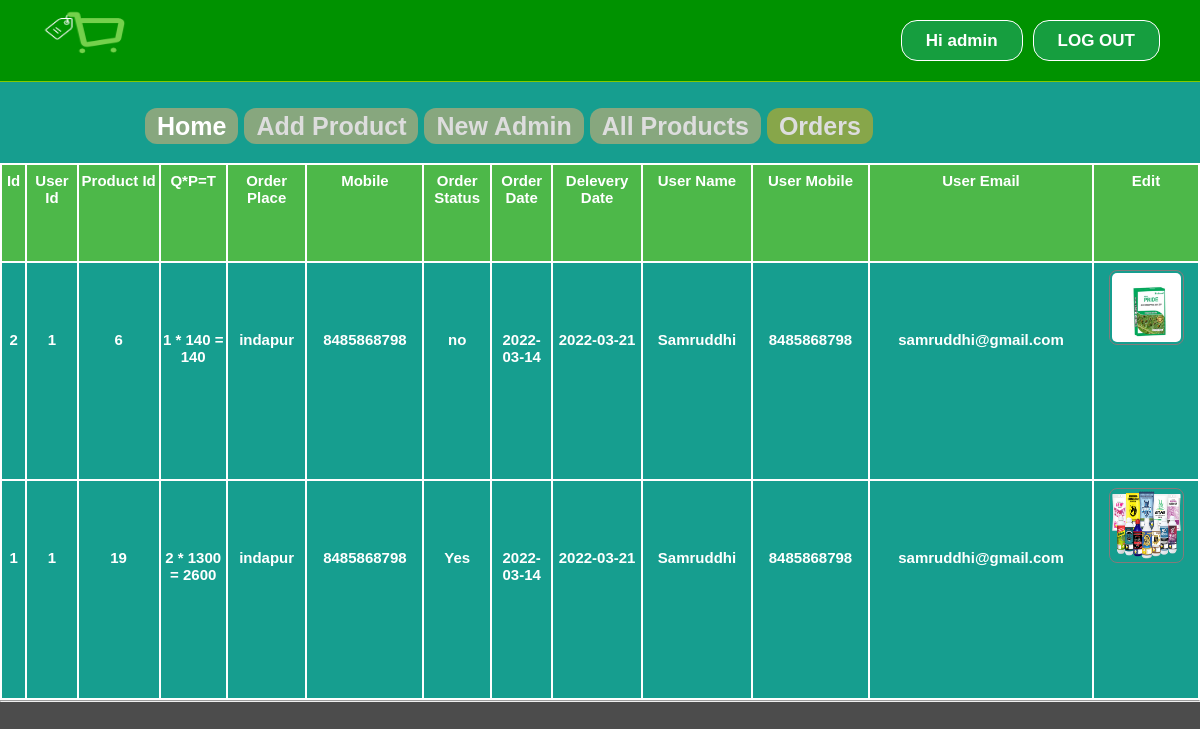
Screenshot of /admin/orders.php (signed in) with the database file from the repository.
### tables this page shows
CREATE TABLE `orders` (
  `id` int(11) NOT NULL,
  `uid` int(11) NOT NULL,
  `pid` int(11) NOT NULL,
  `quantity` int(11) NOT NULL,
  `oplace` text NOT NULL,
  `mobile` varchar(15) NOT NULL,
  `dstatus` varchar(10) NOT NULL DEFAULT 'no',
  `odate` date NOT NULL,
  `ddate` date NOT NULL
);

CREATE TABLE `products` (
  `id` int(11) NOT NULL,
  `pName` varchar(100) NOT NULL,
  `price` int(11) NOT NULL,
  `description` text NOT NULL,
  `available` int(11) NOT NULL,
  `category` varchar(100) NOT NULL,
  `type` varchar(100) NOT NULL,
  `item` varchar(100) NOT NULL,
  `pCode` varchar(20) NOT NULL,
  `picture` text NOT NULL
);

CREATE TABLE `user` (
  `id` int(11) NOT NULL,
  `firstName` varchar(25) NOT NULL,
  `lastName` varchar(25) NOT NULL,
  `email` varchar(100) NOT NULL,
  `mobile` varchar(20) NOT NULL,
  `address` varchar(120) NOT NULL,
  `password` varchar(100) NOT NULL,
  `confirmCode` varchar(10) NOT NULL,
  `activation` varchar(10) NOT NULL DEFAULT 'no'
);

### admin/orders.php (the view, shortened to what this page needs)
<?php include("../inc/connect.inc.php"); ?>
<?php
if (!isset($_SESSION['admin_login'])) {
	header("location: login.php");
	$user = "";
} else {
	$user = $_SESSION['admin_login'];
	$result = mysqli_query($mysqlCon, "SELECT * FROM admin WHERE id='$user'");
	$get_user_email = mysqli_fetch_assoc($result);
	$uname_db = $get_user_email['firstName'];
}
?>
<!doctype html>
<html>
<head>
	<link rel="stylesheet" type="text/css" href="../css/style.css">
</head>
<body class="home-welcome-text" style="background: linear-gradient(rgba(0, 0, 0, .7), rgba(0, 0, 0, .7)), url(../image/homebackgrndimg2.png);">
	<div class="homepageheader">
		<div class="signinButton loginButton">
			<div class="uiloginbutton signinButton loginButton" style="margin-right: 40px;">
				<?php
				if ($user != "") {
					echo '<a style="text-decoration: none;color: #fff;" href="logout.php">LOG OUT</a>';
				}
				?>
			</div>
			<div class="uiloginbutton signinButton loginButton">
				<?php
				if ($user != "") {
					echo '<a style="text-decoration: none;color: #fff;" href="login.php">Hi ' . $uname_db . '</a>';
				} else {
					echo '<a style="text-decoration: none;color: #fff;" href="login.php">LOG IN</a>';
				}
				?>
			</div>
		</div>
		<div style="float: left; margin: 5px 0px 0px 23px;">
			<a href="index.php">
				<img style=" height: 75px; width: 130px;" src="../image/ebuybdlogo.png">
			</a>
		</div>
	</div>
	<div class="categolis">
		<table>
			<tr>
				<th>
					<a href="index.php" style="text-decoration: none;color: #fff;padding: 4px 12px;background-color: #87a77e;border-radius: 12px;">Home</a>
				</th>
				<th><a href="addproduct.php" style="text-decoration: none;color: #ddd;padding: 4px 12px;background-color: #87a77e;border-radius: 12px;">Add Product</a></th>
				<th><a href="newadmin.php" style="text-decoration: none;color: #ddd;padding: 4px 12px;background-color: #87a77e;border-radius: 12px;">New Admin</a></th>
				<th><a href="allproducts.php" style="text-decoration: none;color: #ddd;padding: 4px 12px;background-color: #87a77e;border-radius: 12px;">All Products</a></th>
				<th><a href="orders.php" style="text-decoration: none;color: #ddd;padding: 4px 12px;background-color: #87a64a;border-radius: 12px;">Orders</a></th>
			</tr>
		</table>
	</div>
	<div>
		<table class="rightsidemenu">
			<tr style="font-weight: bold;" colspan="10" bgcolor="#4DB849">
				<th>Id</th>
				<th>User Id</th>
				<th>Product Id</th>
				<th>Q*P=T</th>
				<th>Order Place</th>
				<th>Mobile</th>
				<th>Order Status</th>
				<th>Order Date</th>
				<th>Delevery Date</th>
				<th>User Name</th>
				<th>User Mobile</th>
				<th>User Email</th>
				<th>Edit</th>
			</tr>
			<tr>
				<?php include("../inc/connect.inc.php");
				$query = "SELECT * FROM orders ORDER BY id DESC";
				$run = mysqli_query($mysqlCon, $query);
				while ($row = mysqli_fetch_assoc($run)) {
					$oid = $row['id'];
					$ouid = $row['uid'];
					$opid = $row['pid'];
					$oquantity = $row['quantity'];
					$oplace = $row['oplace'];
					$omobile = $row['mobile'];
					$odstatus = $row['dstatus'];
					$odate = $row['odate'];
					$ddate = $row['ddate'];
					$query1 = "SELECT * FROM user WHERE id='$ouid'";
					$run1 = mysqli_query($mysqlCon, $query1);
					$row1 = mysqli_fetch_assoc($run1);
					$ofname = $row1['firstName'];
					$oumobile = $row1['mobile'];
					$ouemail = $row1['email'];
					$query2 = "SELECT * FROM products WHERE id='$opid'";
					$run2 = mysqli_query($mysqlCon, $query2);
					$row2 = mysqli_fetch_assoc($run2);
					$opitem = $row2['item'];
					$oppicture = $row2['picture'];
					$oprice = $row2['price'];
				?>
					<th><?php echo $oid; ?></th>
					<th><?php echo $ouid; ?></th>
					<th><?php echo $opid; ?></th>
					<th><?php echo '' . $oquantity . ' * ' . $oprice . ' = ' . $oquantity * $oprice . ''; ?></th>
					<th><?php echo $oplace; ?></th>
					<th><?php echo $omobile; ?></th>
					<th><?php echo $odstatus; ?></th>
					<th><?php echo $odate; ?></th>
					<th><?php echo $ddate; ?></th>
					<th><?php echo $ofname; ?></th>
					<th><?php echo $oumobile; ?></th>
					<th><?php echo $ouemail; ?></th>
					<th><?php echo '<div class="home-prodlist-img"><a href="editorder.php?eoid=' . $oid . '">
									<img src="../image/product/' . $opitem . '/' . $oppicture . '" class="home-prodlist-imgi" style="height: 75px; width: 75px;">
									</a>
								</div>' ?></th>
			</tr>
		<?php } ?>
		</table>
	</div>
	<hr>
</body>
</html>

### css/style.css (style rules this page uses)
html, body, div, span, applet, object, iframe, h1, h2, h3, h4, h5, h6, p, blockquote, pre, a, abbr, acronym, address, big, cite, code, del, dfn, em, img, ins, kbd, q, s, samp, small, strike, strong, sub, sup, tt, var, b, u, i, center, dl, dt, dd, ol, ul, li, fieldset, form, label, legend, table, caption, tbody, tfoot, thead, tr, th, td, article, aside, canvas, details, embed, figure, figcaption, footer, header, hgroup, menu, nav, output, ruby, section, summary, time, mark, audio, video { margin: 0; padding: 0; border: 0; font: inherit; vertical-align: baseline; box-sizing: border-box; }
body { line-height: normal; }
table { border-collapse: collapse; border-spacing: 0; }
* { margin: 0px; padding: 0px; }
body, button, input, label, select, td, textarea { font-family: Arial, Helvetica, tahoma,verdana,arial,sans-serif; font-size: 12px; }
body { width: 100%; position: relative; background-color: #ffffff; min-width: 1080px; }
.homepageheader { position: fixed; height: 82px; width: 100%; min-width: 980px; border-bottom: 1px solid #82c900; margin: 0px; background-image: initial; background-position-x: initial; background-position-y: initial; background-size: initial; background-repeat-x: initial; background-repeat-y: initial; background-attachment: initial; background-origin: initial; background-clip: initial; background-color: rgb(0, 146, 0); }
.loginButton .signinButton { color: #FFFFFF; background: #169e3f; border: 1px solid #FFFFFF; cursor: pointer; display: inline-block; font-weight: bold; line-height: 15px; padding: 12px 24px; border-radius: 16px; text-align: center; text-decoration: none; float: right; margin: 20px 0px 0px 10px; font-size: 17px; }
.home-welcome-text { height: 800px; }
.home-prodlist-imgi { height: 350px; width: 300px; padding: 2px; border: 1px solid #847b7b; border-radius: 8px; }
.categolis { line-height: 1.3; font-weight: bold; color: #fff; padding: 110px 20px 20px 145px; background-color: #169e8f; text-align: center; font-size: 25px; }
.categolis table tbody tr th { padding: 0px 6px 0px 0px; }
.rightsidemenu { float: right; text-align: center; width: 100%; margin: 0px; background-color: #169e8f; font-size: 15px; color: #fff; font-weight: bold; height: 537px; overflow: auto; }
.rightsidemenu th { margin-top: 5px; border: 2px solid; padding: 7px 2px; width: 10px; }

### rows the page displays
orders: id "2", uid "1", pid "6", quantity "1", products.price "140", $oquantity*$oprice "140", oplace "indapur", mobile "8485868798", dstatus "no", odate "2022-03-14", ddate "2022-03-21", user.firstName "Samruddhi", user.mobile "8485868798", user.email "samruddhi@gmail.com", products.item+picture (picture)
orders: id "1", uid "1", pid "19", quantity "2", products.price "1300", $oquantity*$oprice "2600", oplace "indapur", mobile "8485868798", dstatus "Yes", odate "2022-03-14", ddate "2022-03-21", user.firstName "Samruddhi", user.mobile "8485868798", user.email "samruddhi@gmail.com", products.item+picture (picture)

### other values shown
$uname_db "admin"
